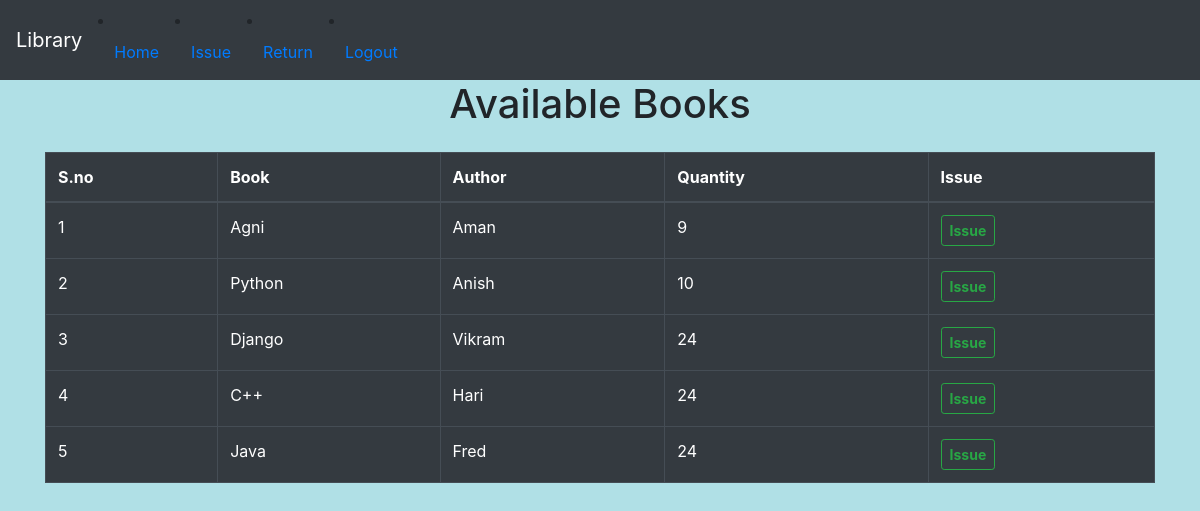
Screenshot of /issue (signed in) with the database file from the repository.
### home/models.py (models this page shows, shortened)
class Book(models.Model):
    book_name = models.CharField(max_length=120)
    author_name = models.CharField(max_length=60)
    quantity = models.IntegerField()
    objects = models.Manager()

### home/views.py (the view, shortened to what this page needs)
# urls.py: path('issue', views.issue, name='issue'),
@login_required(login_url='login')
def issue(request):
    my_items = IssuedItem.objects.filter(user_id=request.user, return_date__isnull=True).values_list('book_id')
    books = Book.objects.exclude(id__in=my_items).filter(quantity__gt=0)
    return render(request, 'issue_item.html', {'books': books})

### templates/issue_item.html (shortened to what this page needs)
<!doctype html>
<html lang="en">
  <head>
    <link rel="stylesheet" href="https://cdn.jsdelivr.net/npm/bootstrap@4.6.2/dist/css/bootstrap.min.css">
  </head>
  <body style="background-color:powderblue;">
    <div >
      <nav class="navbar navbar-expand-lg navbar-dark bg-dark">
        <a class="navbar-brand" href="">Library</a>
        {% if not user.is_authenticated %}
        <div class="collapse navbar-collapse" id="navbarSupportedContent">
          <ul class="navbar-nav mr-auto">
            <li class="nav-item active">
              <a class="nav-link" href="">Home <span class="sr-only">(current)</span></a>
            </li>
            <li class="nav-item">
              <a class="nav-link" href="books">Books</a>
            </li>
            <li class="nav-item">
              <a class="nav-link" href="logins">Login</a>
            </li>
            <li class="nav-item">
              <a class="nav-link" href="registration">Register</a>
            </li>
            {% else %}
            <li class="nav-item">
               <a class="nav-link" href="/">Home <span class="sr-only">(current)</span></a>
            </li>
            <li class="nav-item">
              <a class="nav-link" href="issue">Issue</a>
            </li>
            <li class="nav-item">
              <a class="nav-link" href="return_item">Return</a>
            </li>
            <li class="nav-item">
              <a class="nav-link" href="logout">Logout</a>
            </li>
            {% endif %}
        </div>
    <div>
      <h1 class="text-center">Available Books</h1>
        <div class="container mt-4">
            <table class="table table-bordered table-dark">
          <thead>
            <tr>
              <th scope="col">S.no</th>
              <th scope="col">Book</th>
              <th scope="col">Author</th>
              <th scope="col">Quantity</th>
              <th scope="col">Issue</th>
            </tr>
          </thead>
          <tbody id="table_data">
            {% for book in books %}
            <tr>
              <td>{{forloop.counter}}</td>
              <td>{{book.book_name}}</td>
              <td>{{book.author_name}}</td>
              <td>{{book.quantity}}</td>
              <td>
                <form action="issue" method="post">
              <button type="submit" class="btn btn-outline-success btn-sm">
                <b>Issue</b>
              </button>
            </form>
              </td>
            </tr>
            {% endfor %}
          </tbody>
           </table>
        </div>
    </div>
  </body>
</html>

### rows the page displays
Book: book_name "Agni", author_name "Aman", quantity "9"
Book: book_name "Python", author_name "Anish", quantity "10"
Book: book_name "Django", author_name "Vikram", quantity "24"
Book: book_name "C++", author_name "Hari", quantity "24"
Book: book_name "Java", author_name "Fred", quantity "24"
